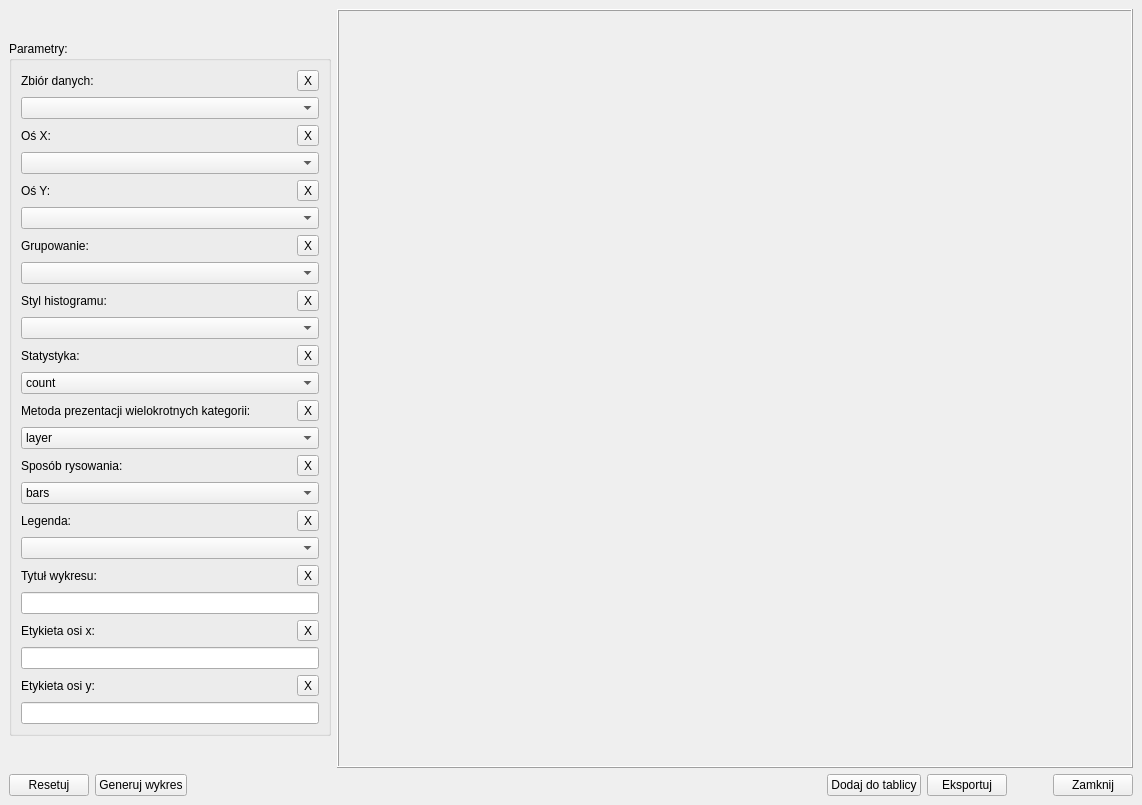
<?xml version="1.0" encoding="UTF-8"?>
<ui version="4.0">
 <class>MainWindow_Hist_Plot</class>
 <widget class="QMainWindow" name="MainWindow_Hist_Plot">
  <property name="windowModality">
   <enum>Qt::ApplicationModal</enum>
  </property>
  <property name="geometry">
   <rect>
    <x>0</x>
    <y>0</y>
    <width>1142</width>
    <height>805</height>
   </rect>
  </property>
  <property name="windowTitle">
   <string>Histogram</string>
  </property>
  <widget class="QWidget" name="centralwidget">
   <layout class="QVBoxLayout" name="verticalLayout_12">
    <item>
     <layout class="QHBoxLayout" name="horizontalLayout_2">
      <item>
       <layout class="QHBoxLayout" name="horizontalLayout">
        <item>
         <layout class="QVBoxLayout" name="verticalLayout_2">
          <item>
           <spacer name="verticalSpacer_2">
            <property name="orientation">
             <enum>Qt::Vertical</enum>
            </property>
            <property name="sizeHint" stdset="0">
             <size>
              <width>20</width>
              <height>40</height>
             </size>
            </property>
           </spacer>
          </item>
          <item>
           <widget class="QGroupBox" name="groupBox">
            <property name="sizePolicy">
             <sizepolicy hsizetype="Fixed" vsizetype="Fixed">
              <horstretch>0</horstretch>
              <verstretch>0</verstretch>
             </sizepolicy>
            </property>
            <property name="title">
             <string>Parametry:</string>
            </property>
            <layout class="QVBoxLayout" name="verticalLayout_13">
             <item>
              <layout class="QVBoxLayout" name="verticalLayout_3">
               <item>
                <layout class="QHBoxLayout" name="horizontalLayout_3">
                 <item>
                  <widget class="QLabel" name="label">
                   <property name="text">
                    <string>Zbiór danych:</string>
                   </property>
                  </widget>
                 </item>
                 <item>
                  <spacer name="horizontalSpacer">
                   <property name="orientation">
                    <enum>Qt::Horizontal</enum>
                   </property>
                   <property name="sizeHint" stdset="0">
                    <size>
                     <width>40</width>
                     <height>20</height>
                    </size>
                   </property>
                  </spacer>
                 </item>
                 <item>
                  <widget class="QToolButton" name="toolButton_Data">
                   <property name="text">
                    <string>X</string>
                   </property>
                  </widget>
                 </item>
                </layout>
               </item>
               <item>
                <widget class="QComboBox" name="comboBox_Data">
                 <property name="minimumSize">
                  <size>
                   <width>250</width>
                   <height>0</height>
                  </size>
                 </property>
                 <property name="placeholderText">
                  <string>Wybierz zbiór danych...</string>
                 </property>
                </widget>
               </item>
              </layout>
             </item>
             <item>
              <layout class="QVBoxLayout" name="verticalLayout">
               <item>
                <layout class="QHBoxLayout" name="horizontalLayout_4">
                 <item>
                  <widget class="QLabel" name="label_2">
                   <property name="text">
                    <string>Oś X:</string>
                   </property>
                  </widget>
                 </item>
                 <item>
                  <spacer name="horizontalSpacer_4">
                   <property name="orientation">
                    <enum>Qt::Horizontal</enum>
                   </property>
                   <property name="sizeHint" stdset="0">
                    <size>
                     <width>40</width>
                     <height>20</height>
                    </size>
                   </property>
                  </spacer>
                 </item>
                 <item>
                  <widget class="QToolButton" name="toolButton_X">
                   <property name="text">
                    <string>X</string>
                   </property>
                  </widget>
                 </item>
                </layout>
               </item>
               <item>
                <widget class="QComboBox" name="comboBox_X">
                 <property name="minimumSize">
                  <size>
                   <width>250</width>
                   <height>0</height>
                  </size>
                 </property>
                 <property name="placeholderText">
                  <string>Wybierz dane na osi x...</string>
                 </property>
                </widget>
               </item>
              </layout>
             </item>
             <item>
              <layout class="QVBoxLayout" name="verticalLayout_5">
               <item>
                <layout class="QHBoxLayout" name="horizontalLayout_5">
                 <item>
                  <widget class="QLabel" name="label_3">
                   <property name="text">
                    <string>Oś Y:</string>
                   </property>
                  </widget>
                 </item>
                 <item>
                  <spacer name="horizontalSpacer_5">
                   <property name="orientation">
                    <enum>Qt::Horizontal</enum>
                   </property>
                   <property name="sizeHint" stdset="0">
                    <size>
                     <width>40</width>
                     <height>20</height>
                    </size>
                   </property>
                  </spacer>
                 </item>
                 <item>
                  <widget class="QToolButton" name="toolButton_Y">
                   <property name="text">
                    <string>X</string>
                   </property>
                  </widget>
                 </item>
                </layout>
               </item>
               <item>
                <widget class="QComboBox" name="comboBox_Y">
                 <property name="minimumSize">
                  <size>
                   <width>250</width>
                   <height>0</height>
                  </size>
                 </property>
                 <property name="placeholderText">
                  <string>Wybierz dane na osi y...</string>
                 </property>
                </widget>
               </item>
              </layout>
             </item>
             <item>
              <layout class="QVBoxLayout" name="verticalLayout_6">
               <item>
                <layout class="QHBoxLayout" name="horizontalLayout_6">
                 <item>
                  <widget class="QLabel" name="label_4">
                   <property name="text">
                    <string>Grupowanie:</string>
                   </property>
                  </widget>
                 </item>
                 <item>
                  <spacer name="horizontalSpacer_6">
                   <property name="orientation">
                    <enum>Qt::Horizontal</enum>
                   </property>
                   <property name="sizeHint" stdset="0">
                    <size>
                     <width>40</width>
                     <height>20</height>
                    </size>
                   </property>
                  </spacer>
                 </item>
                 <item>
                  <widget class="QToolButton" name="toolButton_Hue">
                   <property name="text">
                    <string>X</string>
                   </property>
                  </widget>
                 </item>
                </layout>
               </item>
               <item>
                <widget class="QComboBox" name="comboBox_Hue">
                 <property name="minimumSize">
                  <size>
                   <width>250</width>
                   <height>0</height>
                  </size>
                 </property>
                 <property name="placeholderText">
                  <string>Wybierz dane według, których grupować...</string>
                 </property>
                </widget>
               </item>
              </layout>
             </item>
             <item>
              <layout class="QVBoxLayout" name="verticalLayout_15">
               <item>
                <layout class="QHBoxLayout" name="horizontalLayout_8">
                 <item>
                  <widget class="QLabel" name="label_6">
                   <property name="text">
                    <string>Styl histogramu:</string>
                   </property>
                  </widget>
                 </item>
                 <item>
                  <spacer name="horizontalSpacer_8">
                   <property name="orientation">
                    <enum>Qt::Horizontal</enum>
                   </property>
                   <property name="sizeHint" stdset="0">
                    <size>
                     <width>40</width>
                     <height>20</height>
                    </size>
                   </property>
                  </spacer>
                 </item>
                 <item>
                  <widget class="QToolButton" name="toolButton_Style">
                   <property name="text">
                    <string>X</string>
                   </property>
                  </widget>
                 </item>
                </layout>
               </item>
               <item>
                <widget class="QComboBox" name="comboBox_Style">
                 <property name="minimumSize">
                  <size>
                   <width>250</width>
                   <height>0</height>
                  </size>
                 </property>
                 <property name="currentIndex">
                  <number>-1</number>
                 </property>
                 <property name="placeholderText">
                  <string>Wybierz styl histogramu...</string>
                 </property>
                 <item>
                  <property name="text">
                   <string>deep</string>
                  </property>
                 </item>
                 <item>
                  <property name="text">
                   <string>muted</string>
                  </property>
                 </item>
                 <item>
                  <property name="text">
                   <string>bright</string>
                  </property>
                 </item>
                 <item>
                  <property name="text">
                   <string>pastel</string>
                  </property>
                 </item>
                 <item>
                  <property name="text">
                   <string>dark</string>
                  </property>
                 </item>
                 <item>
                  <property name="text">
                   <string>colorblind</string>
                  </property>
                 </item>
                 <item>
                  <property name="text">
                   <string>Reds</string>
                  </property>
                 </item>
                 <item>
                  <property name="text">
                   <string>Blues</string>
                  </property>
                 </item>
                 <item>
                  <property name="text">
                   <string>Greens</string>
                  </property>
                 </item>
                 <item>
                  <property name="text">
                   <string>Oranges</string>
                  </property>
                 </item>
                 <item>
                  <property name="text">
                   <string>Purples</string>
                  </property>
                 </item>
                 <item>
                  <property name="text">
                   <string>Greys</string>
                  </property>
                 </item>
                 <item>
                  <property name="text">
                   <string>Set1</string>
                  </property>
                 </item>
                 <item>
                  <property name="text">
                   <string>Set2</string>
                  </property>
                 </item>
                 <item>
                  <property name="text">
                   <string>Set3</string>
                  </property>
                 </item>
                </widget>
               </item>
               <item>
                <layout class="QVBoxLayout" name="verticalLayout_8">
                 <item>
                  <layout class="QHBoxLayout" name="horizontalLayout_9">
                   <item>
                    <widget class="QLabel" name="label_7">
                     <property name="text">
                      <string>Statystyka:</string>
                     </property>
                    </widget>
                   </item>
                   <item>
                    <spacer name="horizontalSpacer_9">
                     <property name="orientation">
                      <enum>Qt::Horizontal</enum>
                     </property>
                     <property name="sizeHint" stdset="0">
                      <size>
                       <width>40</width>
                       <height>20</height>
                      </size>
                     </property>
                    </spacer>
                   </item>
                   <item>
                    <widget class="QToolButton" name="toolButton_Stat">
                     <property name="text">
                      <string>X</string>
                     </property>
                    </widget>
                   </item>
                  </layout>
                 </item>
                 <item>
                  <widget class="QComboBox" name="comboBox_Stat">
                   <property name="minimumSize">
                    <size>
                     <width>250</width>
                     <height>0</height>
                    </size>
                   </property>
                   <property name="currentIndex">
                    <number>0</number>
                   </property>
                   <property name="placeholderText">
                    <string/>
                   </property>
                   <item>
                    <property name="text">
                     <string>count</string>
                    </property>
                   </item>
                   <item>
                    <property name="text">
                     <string>frequency</string>
                    </property>
                   </item>
                   <item>
                    <property name="text">
                     <string>probability</string>
                    </property>
                   </item>
                   <item>
                    <property name="text">
                     <string>percent</string>
                    </property>
                   </item>
                   <item>
                    <property name="text">
                     <string>density</string>
                    </property>
                   </item>
                  </widget>
                 </item>
                </layout>
               </item>
              </layout>
             </item>
             <item>
              <layout class="QVBoxLayout" name="verticalLayout_7">
               <item>
                <layout class="QHBoxLayout" name="horizontalLayout_7">
                 <item>
                  <widget class="QLabel" name="label_5">
                   <property name="text">
                    <string>Metoda prezentacji wielokrotnych kategorii:</string>
                   </property>
                  </widget>
                 </item>
                 <item>
                  <spacer name="horizontalSpacer_7">
                   <property name="orientation">
                    <enum>Qt::Horizontal</enum>
                   </property>
                   <property name="sizeHint" stdset="0">
                    <size>
                     <width>40</width>
                     <height>20</height>
                    </size>
                   </property>
                  </spacer>
                 </item>
                 <item>
                  <widget class="QToolButton" name="toolButton_Multiple">
                   <property name="text">
                    <string>X</string>
                   </property>
                  </widget>
                 </item>
                </layout>
               </item>
               <item>
                <widget class="QComboBox" name="comboBox_Multiple">
                 <property name="minimumSize">
                  <size>
                   <width>250</width>
                   <height>0</height>
                  </size>
                 </property>
                 <property name="placeholderText">
                  <string/>
                 </property>
                 <item>
                  <property name="text">
                   <string>layer</string>
                  </property>
                 </item>
                 <item>
                  <property name="text">
                   <string>dodge</string>
                  </property>
                 </item>
                 <item>
                  <property name="text">
                   <string>stack</string>
                  </property>
                 </item>
                 <item>
                  <property name="text">
                   <string>fill</string>
                  </property>
                 </item>
                </widget>
               </item>
              </layout>
             </item>
             <item>
              <layout class="QVBoxLayout" name="verticalLayout_16">
               <item>
                <layout class="QHBoxLayout" name="horizontalLayout_15">
                 <item>
                  <widget class="QLabel" name="label_12">
                   <property name="text">
                    <string>Sposób rysowania:</string>
                   </property>
                  </widget>
                 </item>
                 <item>
                  <spacer name="horizontalSpacer_14">
                   <property name="orientation">
                    <enum>Qt::Horizontal</enum>
                   </property>
                   <property name="sizeHint" stdset="0">
                    <size>
                     <width>40</width>
                     <height>20</height>
                    </size>
                   </property>
                  </spacer>
                 </item>
                 <item>
                  <widget class="QToolButton" name="toolButton_Element">
                   <property name="text">
                    <string>X</string>
                   </property>
                  </widget>
                 </item>
                </layout>
               </item>
               <item>
                <widget class="QComboBox" name="comboBox_Element">
                 <item>
                  <property name="text">
                   <string>bars</string>
                  </property>
                 </item>
                 <item>
                  <property name="text">
                   <string>step</string>
                  </property>
                 </item>
                 <item>
                  <property name="text">
                   <string>poly</string>
                  </property>
                 </item>
                </widget>
               </item>
              </layout>
             </item>
             <item>
              <layout class="QVBoxLayout" name="verticalLayout_4">
               <item>
                <layout class="QHBoxLayout" name="horizontalLayout_10">
                 <item>
                  <widget class="QLabel" name="label_8">
                   <property name="text">
                    <string>Legenda:</string>
                   </property>
                  </widget>
                 </item>
                 <item>
                  <spacer name="horizontalSpacer_10">
                   <property name="orientation">
                    <enum>Qt::Horizontal</enum>
                   </property>
                   <property name="sizeHint" stdset="0">
                    <size>
                     <width>40</width>
                     <height>20</height>
                    </size>
                   </property>
                  </spacer>
                 </item>
                 <item>
                  <widget class="QToolButton" name="toolButton_Legend">
                   <property name="text">
                    <string>X</string>
                   </property>
                  </widget>
                 </item>
                </layout>
               </item>
               <item>
                <widget class="QComboBox" name="comboBox_Legend">
                 <property name="minimumSize">
                  <size>
                   <width>250</width>
                   <height>0</height>
                  </size>
                 </property>
                 <property name="currentIndex">
                  <number>-1</number>
                 </property>
                 <property name="placeholderText">
                  <string>Wybierz opcje wyświetlania legendy...</string>
                 </property>
                 <item>
                  <property name="text">
                   <string>auto</string>
                  </property>
                 </item>
                 <item>
                  <property name="text">
                   <string>brief</string>
                  </property>
                 </item>
                 <item>
                  <property name="text">
                   <string>full</string>
                  </property>
                 </item>
                 <item>
                  <property name="text">
                   <string>Brak</string>
                  </property>
                 </item>
                </widget>
               </item>
              </layout>
             </item>
             <item>
              <layout class="QVBoxLayout" name="verticalLayout_9">
               <item>
                <layout class="QHBoxLayout" name="horizontalLayout_12">
                 <item>
                  <widget class="QLabel" name="label_9">
                   <property name="text">
                    <string>Tytuł wykresu:</string>
                   </property>
                  </widget>
                 </item>
                 <item>
                  <spacer name="horizontalSpacer_11">
                   <property name="orientation">
                    <enum>Qt::Horizontal</enum>
                   </property>
                   <property name="sizeHint" stdset="0">
                    <size>
                     <width>40</width>
                     <height>20</height>
                    </size>
                   </property>
                  </spacer>
                 </item>
                 <item>
                  <widget class="QToolButton" name="toolButton_Title_Plot">
                   <property name="text">
                    <string>X</string>
                   </property>
                  </widget>
                 </item>
                </layout>
               </item>
               <item>
                <widget class="QLineEdit" name="lineEdit_Title_Plot"/>
               </item>
              </layout>
             </item>
             <item>
              <layout class="QVBoxLayout" name="verticalLayout_10">
               <item>
                <layout class="QHBoxLayout" name="horizontalLayout_13">
                 <item>
                  <widget class="QLabel" name="label_10">
                   <property name="text">
                    <string>Etykieta osi x:</string>
                   </property>
                  </widget>
                 </item>
                 <item>
                  <spacer name="horizontalSpacer_12">
                   <property name="orientation">
                    <enum>Qt::Horizontal</enum>
                   </property>
                   <property name="sizeHint" stdset="0">
                    <size>
                     <width>40</width>
                     <height>20</height>
                    </size>
                   </property>
                  </spacer>
                 </item>
                 <item>
                  <widget class="QToolButton" name="toolButton_Label_X">
                   <property name="text">
                    <string>X</string>
                   </property>
                  </widget>
                 </item>
                </layout>
               </item>
               <item>
                <widget class="QLineEdit" name="lineEdit_Label_X"/>
               </item>
              </layout>
             </item>
             <item>
              <layout class="QVBoxLayout" name="verticalLayout_11">
               <item>
                <layout class="QHBoxLayout" name="horizontalLayout_14">
                 <item>
                  <widget class="QLabel" name="label_11">
                   <property name="text">
                    <string>Etykieta osi y:</string>
                   </property>
                  </widget>
                 </item>
                 <item>
                  <spacer name="horizontalSpacer_13">
                   <property name="orientation">
                    <enum>Qt::Horizontal</enum>
                   </property>
                   <property name="sizeHint" stdset="0">
                    <size>
                     <width>40</width>
                     <height>20</height>
                    </size>
                   </property>
                  </spacer>
                 </item>
                 <item>
                  <widget class="QToolButton" name="toolButton_Label_Y">
                   <property name="text">
                    <string>X</string>
                   </property>
                  </widget>
                 </item>
                </layout>
               </item>
               <item>
                <widget class="QLineEdit" name="lineEdit_Label_Y"/>
               </item>
              </layout>
             </item>
            </layout>
           </widget>
          </item>
          <item>
           <spacer name="verticalSpacer">
            <property name="orientation">
             <enum>Qt::Vertical</enum>
            </property>
            <property name="sizeHint" stdset="0">
             <size>
              <width>20</width>
              <height>40</height>
             </size>
            </property>
           </spacer>
          </item>
         </layout>
        </item>
       </layout>
      </item>
      <item>
       <widget class="QFrame" name="frame">
        <property name="frameShape">
         <enum>QFrame::Box</enum>
        </property>
        <property name="frameShadow">
         <enum>QFrame::Raised</enum>
        </property>
        <layout class="QVBoxLayout" name="verticalLayout_14">
         <item>
          <widget class="QWidget" name="widget_Plot" native="true">
           <property name="sizePolicy">
            <sizepolicy hsizetype="Expanding" vsizetype="Expanding">
             <horstretch>0</horstretch>
             <verstretch>0</verstretch>
            </sizepolicy>
           </property>
          </widget>
         </item>
        </layout>
       </widget>
      </item>
     </layout>
    </item>
    <item>
     <layout class="QHBoxLayout" name="horizontalLayout_11">
      <item>
       <widget class="QPushButton" name="pushButton_Reset_Options">
        <property name="text">
         <string>Resetuj</string>
        </property>
       </widget>
      </item>
      <item>
       <widget class="QPushButton" name="pushButton_Generate_Plot">
        <property name="text">
         <string>Generuj wykres</string>
        </property>
       </widget>
      </item>
      <item>
       <spacer name="horizontalSpacer_2">
        <property name="orientation">
         <enum>Qt::Horizontal</enum>
        </property>
        <property name="sizeHint" stdset="0">
         <size>
          <width>40</width>
          <height>20</height>
         </size>
        </property>
       </spacer>
      </item>
      <item>
       <widget class="QPushButton" name="pushButton_Add_To_Board">
        <property name="text">
         <string>Dodaj do tablicy</string>
        </property>
       </widget>
      </item>
      <item>
       <widget class="QPushButton" name="pushButton_Export">
        <property name="text">
         <string>Eksportuj</string>
        </property>
       </widget>
      </item>
      <item>
       <spacer name="horizontalSpacer_3">
        <property name="orientation">
         <enum>Qt::Horizontal</enum>
        </property>
        <property name="sizeType">
         <enum>QSizePolicy::Fixed</enum>
        </property>
        <property name="sizeHint" stdset="0">
         <size>
          <width>40</width>
          <height>20</height>
         </size>
        </property>
       </spacer>
      </item>
      <item>
       <widget class="QPushButton" name="pushButton_Close">
        <property name="text">
         <string>Zamknij</string>
        </property>
       </widget>
      </item>
     </layout>
    </item>
   </layout>
  </widget>
 </widget>
 <resources/>
 <connections>
  <connection>
   <sender>pushButton_Close</sender>
   <signal>clicked()</signal>
   <receiver>MainWindow_Hist_Plot</receiver>
   <slot>close()</slot>
   <hints>
    <hint type="sourcelabel">
     <x>1094</x>
     <y>782</y>
    </hint>
    <hint type="destinationlabel">
     <x>570</x>
     <y>402</y>
    </hint>
   </hints>
  </connection>
  <connection>
   <sender>toolButton_Data</sender>
   <signal>clicked()</signal>
   <receiver>comboBox_Data</receiver>
   <slot>clearEditText()</slot>
   <hints>
    <hint type="sourcelabel">
     <x>335</x>
     <y>79</y>
    </hint>
    <hint type="destinationlabel">
     <x>184</x>
     <y>108</y>
    </hint>
   </hints>
  </connection>
  <connection>
   <sender>toolButton_X</sender>
   <signal>clicked()</signal>
   <receiver>comboBox_X</receiver>
   <slot>clearEditText()</slot>
   <hints>
    <hint type="sourcelabel">
     <x>335</x>
     <y>139</y>
    </hint>
    <hint type="destinationlabel">
     <x>184</x>
     <y>168</y>
    </hint>
   </hints>
  </connection>
  <connection>
   <sender>toolButton_Y</sender>
   <signal>clicked()</signal>
   <receiver>comboBox_Y</receiver>
   <slot>clearEditText()</slot>
   <hints>
    <hint type="sourcelabel">
     <x>335</x>
     <y>199</y>
    </hint>
    <hint type="destinationlabel">
     <x>184</x>
     <y>228</y>
    </hint>
   </hints>
  </connection>
  <connection>
   <sender>toolButton_Hue</sender>
   <signal>clicked()</signal>
   <receiver>comboBox_Hue</receiver>
   <slot>clearEditText()</slot>
   <hints>
    <hint type="sourcelabel">
     <x>335</x>
     <y>259</y>
    </hint>
    <hint type="destinationlabel">
     <x>184</x>
     <y>288</y>
    </hint>
   </hints>
  </connection>
  <connection>
   <sender>toolButton_Title_Plot</sender>
   <signal>clicked()</signal>
   <receiver>lineEdit_Title_Plot</receiver>
   <slot>clear()</slot>
   <hints>
    <hint type="sourcelabel">
     <x>335</x>
     <y>559</y>
    </hint>
    <hint type="destinationlabel">
     <x>184</x>
     <y>588</y>
    </hint>
   </hints>
  </connection>
  <connection>
   <sender>toolButton_Style</sender>
   <signal>clicked()</signal>
   <receiver>comboBox_Style</receiver>
   <slot>clearEditText()</slot>
   <hints>
    <hint type="sourcelabel">
     <x>335</x>
     <y>379</y>
    </hint>
    <hint type="destinationlabel">
     <x>184</x>
     <y>408</y>
    </hint>
   </hints>
  </connection>
  <connection>
   <sender>toolButton_Multiple</sender>
   <signal>clicked()</signal>
   <receiver>comboBox_Multiple</receiver>
   <slot>clearEditText()</slot>
   <hints>
    <hint type="sourcelabel">
     <x>335</x>
     <y>319</y>
    </hint>
    <hint type="destinationlabel">
     <x>184</x>
     <y>348</y>
    </hint>
   </hints>
  </connection>
  <connection>
   <sender>toolButton_Stat</sender>
   <signal>clicked()</signal>
   <receiver>comboBox_Stat</receiver>
   <slot>clearEditText()</slot>
   <hints>
    <hint type="sourcelabel">
     <x>334</x>
     <y>438</y>
    </hint>
    <hint type="destinationlabel">
     <x>184</x>
     <y>467</y>
    </hint>
   </hints>
  </connection>
  <connection>
   <sender>toolButton_Label_X</sender>
   <signal>clicked()</signal>
   <receiver>lineEdit_Label_X</receiver>
   <slot>clear()</slot>
   <hints>
    <hint type="sourcelabel">
     <x>335</x>
     <y>619</y>
    </hint>
    <hint type="destinationlabel">
     <x>184</x>
     <y>648</y>
    </hint>
   </hints>
  </connection>
  <connection>
   <sender>toolButton_Legend</sender>
   <signal>clicked()</signal>
   <receiver>comboBox_Legend</receiver>
   <slot>clearEditText()</slot>
   <hints>
    <hint type="sourcelabel">
     <x>335</x>
     <y>499</y>
    </hint>
    <hint type="destinationlabel">
     <x>184</x>
     <y>528</y>
    </hint>
   </hints>
  </connection>
  <connection>
   <sender>toolButton_Label_Y</sender>
   <signal>clicked()</signal>
   <receiver>lineEdit_Label_Y</receiver>
   <slot>clear()</slot>
   <hints>
    <hint type="sourcelabel">
     <x>335</x>
     <y>679</y>
    </hint>
    <hint type="destinationlabel">
     <x>184</x>
     <y>708</y>
    </hint>
   </hints>
  </connection>
  <connection>
   <sender>toolButton_Element</sender>
   <signal>clicked()</signal>
   <receiver>comboBox_Element</receiver>
   <slot>clearEditText()</slot>
   <hints>
    <hint type="sourcelabel">
     <x>335</x>
     <y>463</y>
    </hint>
    <hint type="destinationlabel">
     <x>184</x>
     <y>492</y>
    </hint>
   </hints>
  </connection>
 </connections>
</ui>
